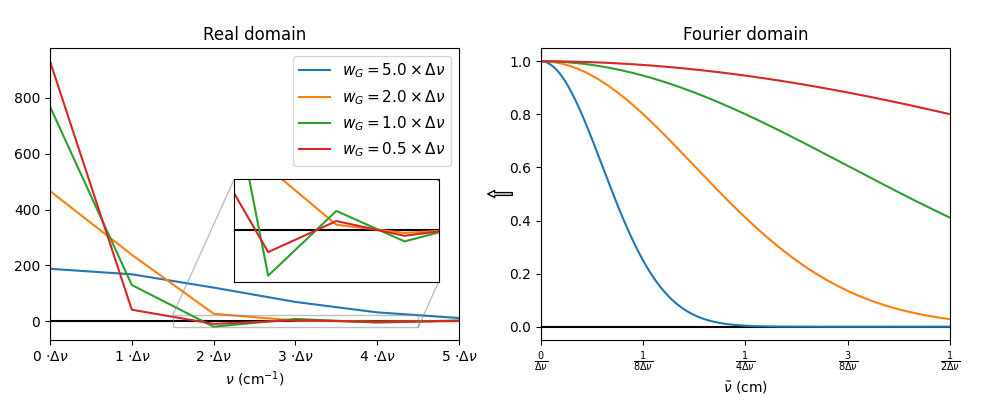

The script that drew this image:
import numpy as np
import matplotlib.pyplot as plt
from fractions import Fraction
from matplotlib.patches import ConnectionPatch

gG = lambda v,w: (2/w)*np.sqrt(np.log(2)/np.pi)*np.exp(-4*np.log(2)*(v/w)**2)
gL = lambda v,w: (1/np.pi) * (w/2) / (v**2 + (w/2)**2)*dv

gG_FT = lambda x,w: np.exp(-(np.pi*x*wG)**2/(4*np.log(2)))
gL_FT = lambda x,w: np.exp(- np.pi*x*wL)

dv = 0.001 #cm-1
v_max = 100.0 #cm-1
v_arr = np.arange(0,v_max,dv)
N_zpad = v_arr.size ## can be 0..v_arr.size
##x_arr = np.arange(v_arr.size + 1) / (2 * v_arr.size * dv)
##x_arr = np.linspace(0,1/(2*dv),(v_arr.size + N_zpad)//2 + 1)
x_arr = np.fft.rfftfreq(v_arr.size + N_zpad, dv)
x_fold = (x_arr,x_arr[::-1])
folding_thresh = 1e-6

w_arr = np.array([5,2,1,0.5])*dv

fig, (ax1,ax2) = plt.subplots(1,2,figsize=(10,4))
plt.subplots_adjust(left=0.05,right=0.95,bottom=0.15)
axins = ax1.inset_axes([0.45, 0.2, 0.50, 0.35])
axins.ticklabel_format(useOffset=False, axis='x')
axins.set_xlim(1.5*dv,4.5*dv)
axins.set_ylim(-22,22)
axins.get_xaxis().set_visible(False)
axins.get_yaxis().set_visible(False)

ax1.axhline(0,c='k')
ax1.axvline(0,c='k')
ax2.axhline(0,c='k')
ax2.axvline(0,c='k')
axins.axhline(0,c='k')


for wG in w_arr:
    
    I_FT = gG_FT(x_arr,wG)
    I = np.fft.irfft(I_FT/dv)[:v_arr.size]

    ax1.plot(v_arr,I,label = '$w_G = {:.1f} \\times \\Delta\\nu$'.format(wG/dv))
    axins.plot(v_arr,I)
    ax2.plot(x_arr,I_FT)
    

N_ticks = 6
ax1.set_title('Real domain')
ax1.set_xlabel('$\\nu$ (cm$^{-1}$)')
ax1.set_xticks([i*dv for i in range(N_ticks)])
ax1.set_xticklabels(['{:d}'.format(i)+' $\\cdot\\Delta\\nu$' for i in range(N_ticks)])
ax1.set_xlim(0,(N_ticks-1)*dv)
ax1.legend(fontsize=11)    

N_ticks = 5
ax2.set_xlabel('$\\tilde{\\nu}$ (cm)')
ax2.set_xticks([i/(2*(N_ticks-1)*dv) for i in range(N_ticks)])
ax2.set_xticklabels(['$\\frac{'+(str(Fraction(i,2*(N_ticks-1))) if i else '0/').replace('/','}{')+'\\Delta\\nu}$' for i in range(0,N_ticks)])
ax2.set_title('Fourier domain')
ax2.set_xlim(0,1/(2*dv))

con = ConnectionPatch(xyA=(-0.07,0.5),
                      xyB=(1.07,0.5),
                      coordsA="axes fraction",
                      coordsB="axes fraction",
                      axesA=ax2, axesB=ax1,
                      arrowstyle="simple",fc='w')
ax1.add_artist(con)

ax1.indicate_inset_zoom(axins)
plt.savefig(__file__[:-2]+'png')
plt.show()
